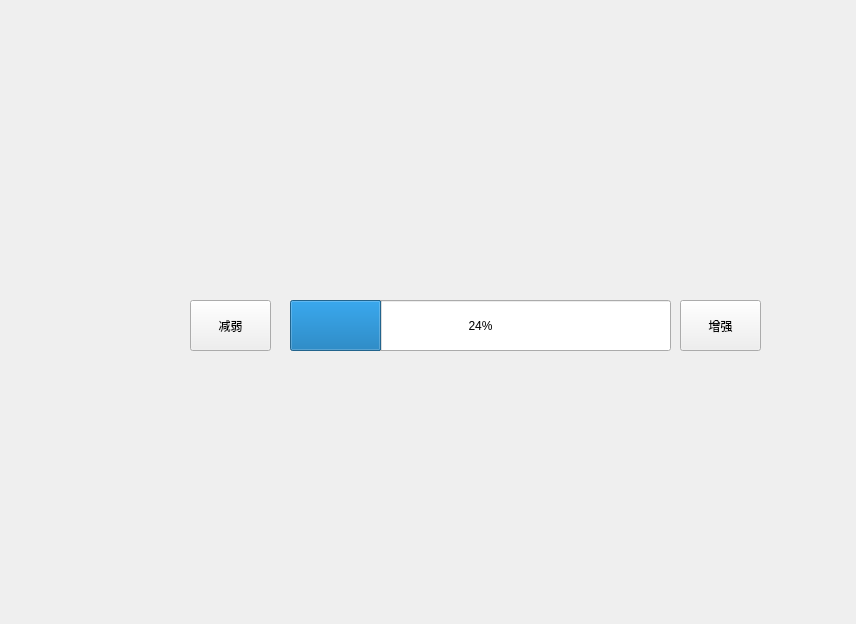
<?xml version="1.0" encoding="UTF-8"?>
<ui version="4.0">
 <class>Widget</class>
 <widget class="QWidget" name="Widget">
  <property name="geometry">
   <rect>
    <x>0</x>
    <y>0</y>
    <width>856</width>
    <height>624</height>
   </rect>
  </property>
  <property name="windowTitle">
   <string>Widget</string>
  </property>
  <widget class="QProgressBar" name="progressBar">
   <property name="geometry">
    <rect>
     <x>290</x>
     <y>300</y>
     <width>381</width>
     <height>51</height>
    </rect>
   </property>
   <property name="value">
    <number>24</number>
   </property>
   <property name="textVisible">
    <bool>true</bool>
   </property>
  </widget>
  <widget class="QPushButton" name="pushButton">
   <property name="geometry">
    <rect>
     <x>190</x>
     <y>300</y>
     <width>81</width>
     <height>51</height>
    </rect>
   </property>
   <property name="text">
    <string>减弱</string>
   </property>
  </widget>
  <widget class="QPushButton" name="pushButton_2">
   <property name="geometry">
    <rect>
     <x>680</x>
     <y>300</y>
     <width>81</width>
     <height>51</height>
    </rect>
   </property>
   <property name="text">
    <string>增强</string>
   </property>
  </widget>
 </widget>
 <layoutdefault spacing="6" margin="11"/>
 <resources/>
 <connections/>
</ui>
